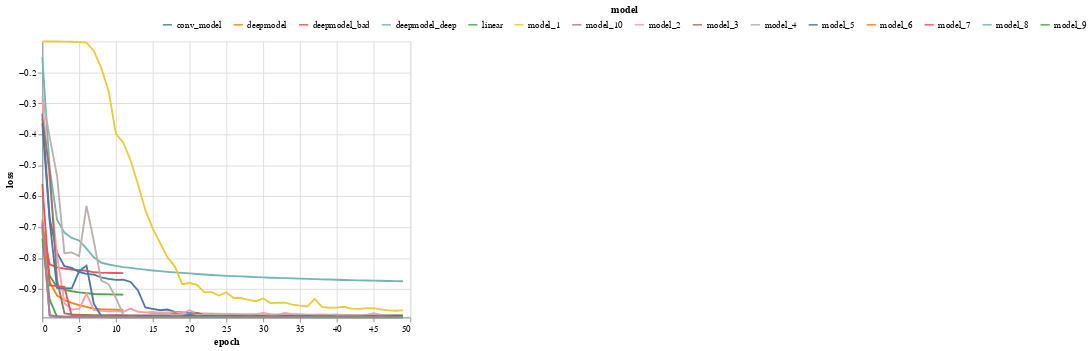

Notebook source saved alongside this figure:
### Code cell
previous_model = newmodel(1)

for i in range(5):
    print(i + 1)
    
    next_model = newmodel(i + 1)
    move_weights(next_model, previous_model)

    loss_tracker[f'model_{i + 1}'] = []
    trainfast(f'model_{i + 1}', next_model, lr=0.1, epoch=50)
    show_loss_curve()
    
    previous_model = next_model
    
show_loss_curve()

### Figure 1 — Vega-Lite specification as saved in the notebook (floating-point values rounded to 4 significant figures; data arrays with more than 128 entries replaced by an {"elided": "..."} marker saying what was removed)
{"config": {"view": {"continuousWidth": 400, "continuousHeight": 300}}, "data": {"name": "data-eb193285e407079b3a5138ceb501c968"}, "mark": "line", "encoding": {"color": {"field": "model", "legend": {"direction": "horizontal", "legendX": 130, "legendY": -40, "orient": "none", "titleAnchor": "middle"}, "type": "nominal"}, "x": {"field": "epoch", "type": "quantitative"}, "y": {"field": "loss", "scale": {"domain": [-0.9915, -0.1001]}, "type": "quantitative"}}, "$schema": "https://vega.github.io/schema/vega-lite/v4.17.0.json", "datasets": {"data-eb193285e407079b3a5138ceb501c968": {"elided": "608 records"}}}
